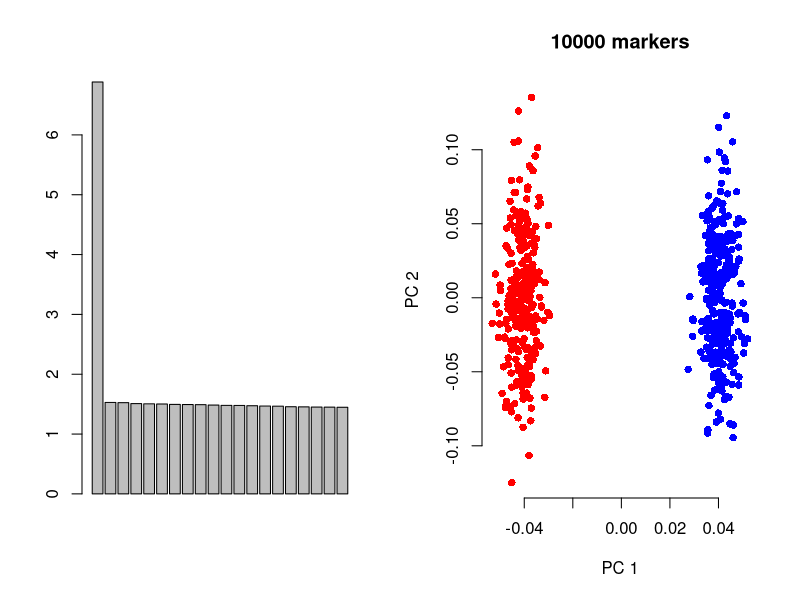
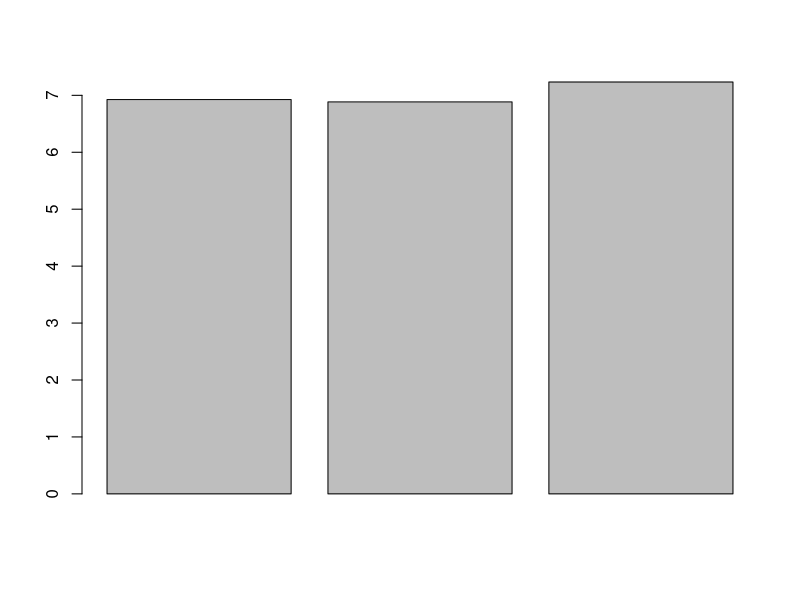
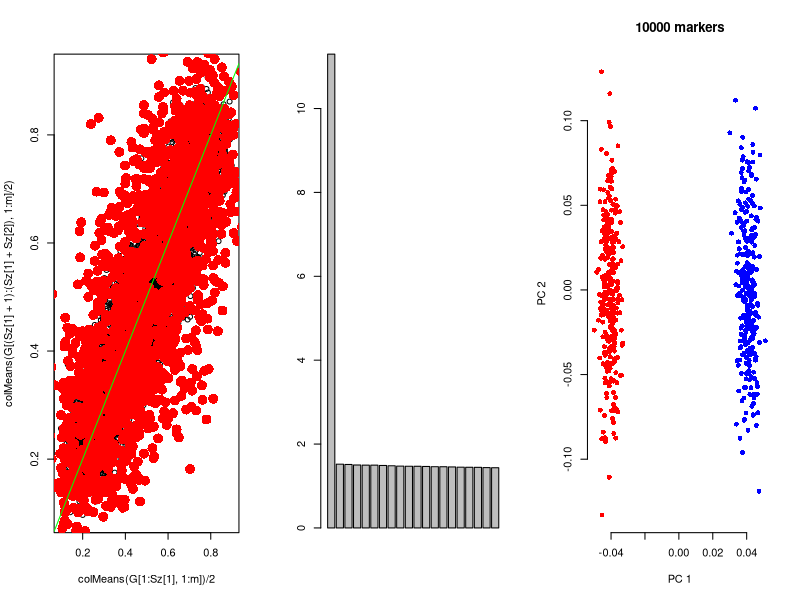
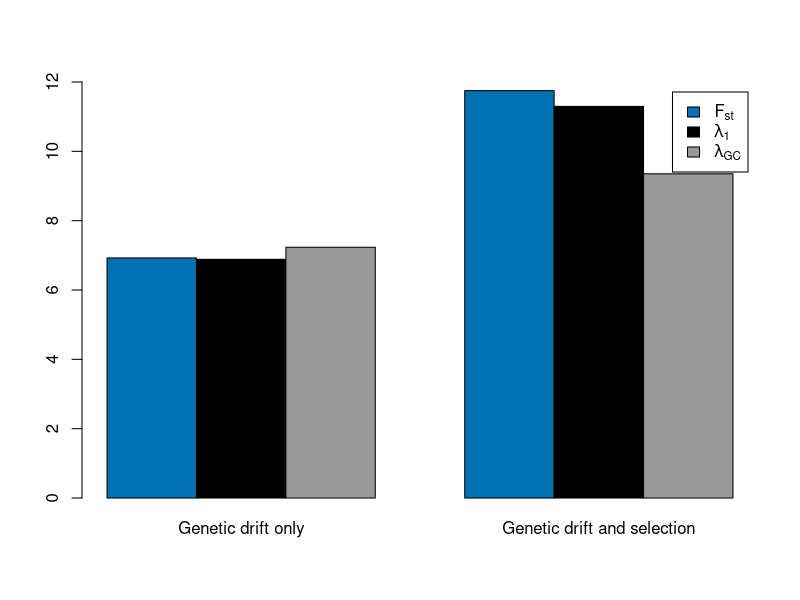

Write R code to recreate these figures, in order.
# lambda1 mixture distribution / genetic drift only
M=10000
f=0.01 # genetic drift

P=runif(M, 0.2, 0.8) # ancestral
Sz=c(300, 300) #subgroup sample size
Fq=matrix(0, 2, M) 
Fq[1,]=rbeta(M, P*(1-f)/f, (1-P)*(1-f)/f)
Fq[2,]=rbeta(M, P*(1-f)/f, (1-P)*(1-f)/f)

G=matrix(0, sum(Sz), M)
for(i in 1:Sz[1]) {
  G[i,] = rbinom(M, 2, Fq[1,])
}

for(i in (Sz[1]+1):(Sz[1]+Sz[2])) {
  G[i,] = rbinom(M, 2, Fq[2,])
}

fq1 = colMeans(G[1:Sz[1],])/2 # observed allele freq, in subgroup 1
fq2 = colMeans(G[(Sz[1]+1):(Sz[1]+Sz[2]),])/2 # observed allele freq, in subgroup 2
H1 = 2*fq1*(1-fq1)
H2 = 2*fq2*(1-fq2)
Hs = (H1+H2)/2
HT = 2*((fq1+fq2)/2)*(1-(fq1+fq2)/2)
#Fst = sum((HT-Hs)/HT)
Fst = mean((fq1-fq2)^2/(HT))*(Sz[1]+Sz[2])

Gs=apply(G, 2, scale)
GG=Gs %*% t(Gs) / M
EigenG=eigen(GG)
layout(matrix(1:2, 1, 2))
barplot(EigenG$values[1:20])
plot(main=paste(M, "markers"), EigenG$vectors[,1], EigenG$vectors[,2], bty='n', xlab="PC 1", ylab="PC 2", pch=16, col=c(rep("red", Sz[1]), rep("blue", Sz[2])))

# get lambda GC
eigenspace1 = EigenG$vectors[,1]
para = vector(length = M)
for (i in 1:M){
  model = lm(eigenspace1~Gs[,i])
  para[i]=summary(model)$coefficients[2,4] #p value
}
lambdaGC = qchisq(median(para), 1, lower.tail = F)/qchisq(0.5, 1, lower.tail = F)
lambda1 = EigenG$values[1]
layout(matrix(1:1, 1))
a = c(Fst, lambda1, lambdaGC)
barplot(a)



# lambda1 mixture distribution / genetic drift and selection
m=c(8000) #backgroud marker
mq=c(2000) #loci under selection
f1=0.01 # genetic drift
fq=0.05 #selection
f=c(rep(f1, m), rep(fq, mq))
M=length(f)

P=runif(M, 0.2, 0.8) #ancestral
Sz=c(300, 300) #subgroup sample size
Fq=matrix(0, 2, M)
Fq[1,]=rbeta(M, P*(1-f)/f, (1-P)*(1-f)/f) #freq for subgroup 1
Fq[2,]=rbeta(M, P*(1-f)/f, (1-P)*(1-f)/f) #freq for subgroup 2

G=matrix(0, sum(Sz), M)
for(i in 1:Sz[1]) {
  G[i,] = rbinom(M, 2, Fq[1,])
}

for(i in (Sz[1]+1):(Sz[1]+Sz[2])) {
  G[i,] = rbinom(M, 2, Fq[2,])
}

fq1 = colMeans(G[1:Sz[1],])/2
fq2 = colMeans(G[(Sz[1]+1):(Sz[1]+Sz[2]),])/2
H1 = 2*fq1*(1-fq1)
H2 = 2*fq2*(1-fq2)
Hs = (H1+H2)/2
HT = 2*((fq1+fq2)/2)*(1-(fq1+fq2)/2)
#Fst = sum((HT-Hs)/HT)
Fst = mean((fq1-fq2)^2/(HT))*(Sz[1]+Sz[2])

Gs=apply(G, 2, scale)
GG=Gs %*% t(Gs)/M
EigenG=eigen(GG)
layout(matrix(1:3, 1, 3))
plot(colMeans(G[1:Sz[1],1:m])/2, colMeans(G[(Sz[1]+1):(Sz[1]+Sz[2]), 1:m]/2))
points(colMeans(G[1:Sz[1],(m+1):M])/2, colMeans(G[(Sz[1]+1):(Sz[1]+Sz[2]), (m+1):M]/2), pch=16, cex=2, col="red")
abline(a=0, b=1, col="green")
barplot(EigenG$values[1:20])
plot(main=paste(M, "markers"), EigenG$vectors[,1], EigenG$vectors[,2], bty='n', xlab="PC 1", ylab="PC 2", pch=16, col=c(rep("red", Sz[1]), rep("blue", Sz[2])))

eigenspace1 = EigenG$vectors[,1]
para = vector(length = M)
for (i in 1:M){
  model = lm(eigenspace1~Gs[,i])
  para[i]=summary(model)$coefficients[2,4] #p value
}
lambdaGC = qchisq(median(para), 1, lower.tail = F)/qchisq(0.5, 1, lower.tail = F)
lambda1 = EigenG$values[1]

layout(matrix(1:1, 1))
b = c(Fst, lambda1, lambdaGC)

data = cbind(a,b)
colnames(data) = c('Genetic drift only', 'Genetic drift and selection')
color = cm.colors(3)
color = grey.colors(3)
color = terrain.colors(3)
color = c("#0072B2","#000000","#999999")
barplot(as.matrix(data),
        beside=T,
        legend=c(expression(F[st]),expression(lambda[1]),expression(lambda[GC])),
        col = color,
        width = 6,
        ylim = c(0,12))




